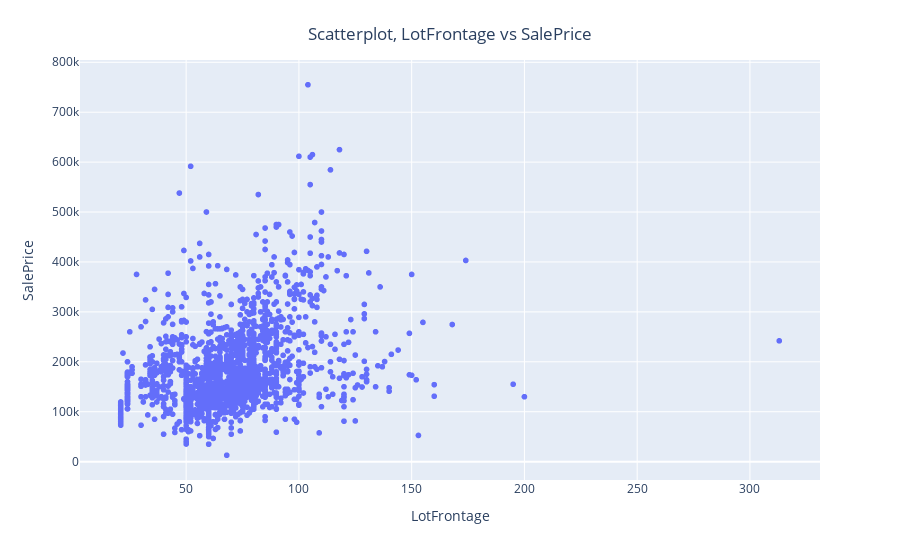
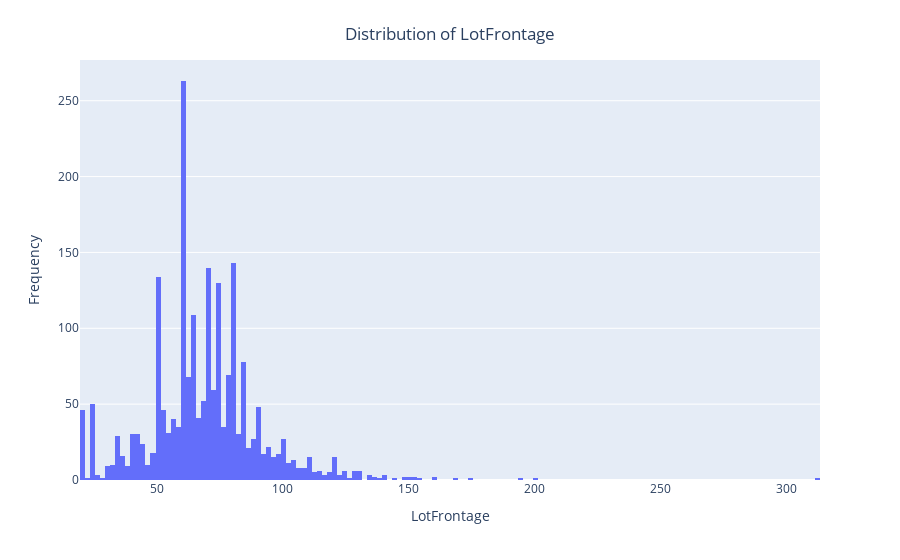
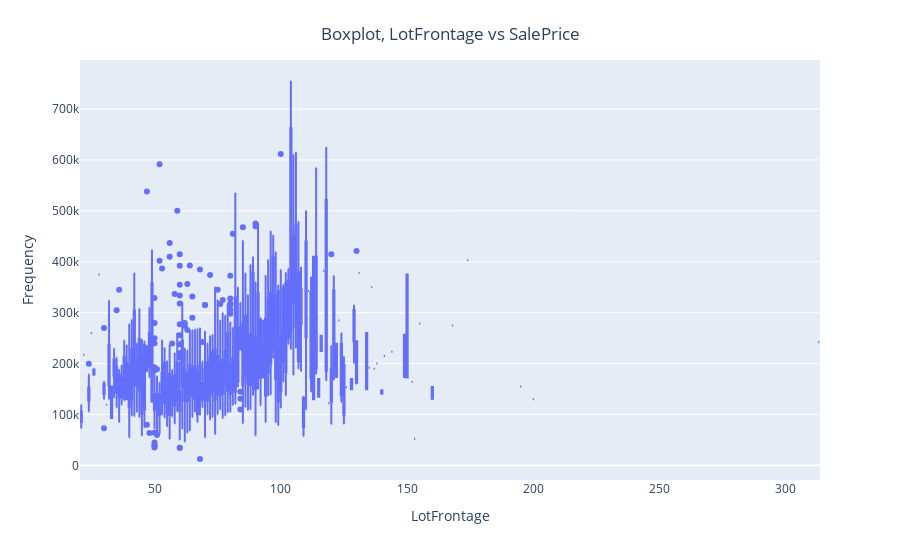
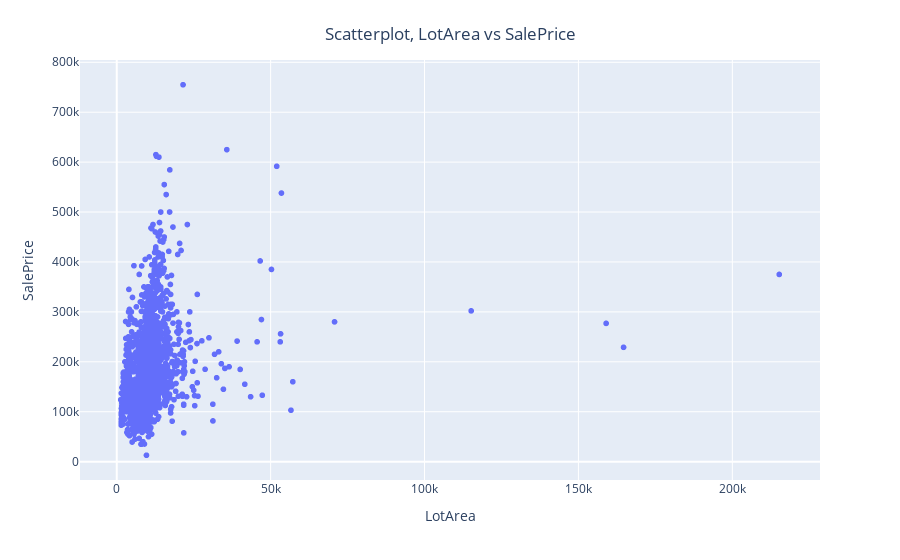

Notebook cell for these charts, in order:
### Code cell
EDA_plots(lot)

### Figure 1 — Plotly figure (JSON) as saved in the notebook; plotly's stock layout.template omitted (floating-point values rounded to 4 significant figures; data arrays with more than 128 entries replaced by an {"elided": "..."} marker saying what was removed)
{"data": [{"hovertemplate": "x=%{x}<br>y=%{y}<extra></extra>", "legendgroup": "", "marker": {"color": "#636efa", "symbol": "circle"}, "mode": "markers", "name": "", "showlegend": false, "type": "scattergl", "x": {"elided": "2580 int values"}, "xaxis": "x", "y": {"elided": "2580 int values"}, "yaxis": "y"}], "layout": {"legend": {"tracegroupgap": 0}, "margin": {"t": 60}, "title": {"text": "Scatterplot, LotFrontage vs SalePrice", "x": 0.5, "xanchor": "center", "y": 0.95, "yanchor": "top"}, "xaxis": {"anchor": "y", "domain": [0, 1], "title": {"text": "LotFrontage"}}, "yaxis": {"anchor": "x", "domain": [0, 1], "title": {"text": "SalePrice"}}}}

### Figure 2 — Plotly figure (JSON) as saved in the notebook; plotly's stock layout.template omitted (floating-point values rounded to 4 significant figures; data arrays with more than 128 entries replaced by an {"elided": "..."} marker saying what was removed)
{"data": [{"alignmentgroup": "True", "bingroup": "x", "hovertemplate": "x=%{x}<br>count=%{y}<extra></extra>", "legendgroup": "", "marker": {"color": "#636efa"}, "name": "", "offsetgroup": "", "orientation": "v", "showlegend": false, "type": "histogram", "x": {"elided": "2580 int values"}, "xaxis": "x", "yaxis": "y"}], "layout": {"barmode": "relative", "legend": {"tracegroupgap": 0}, "margin": {"t": 60}, "title": {"text": "Distribution of LotFrontage", "x": 0.5, "xanchor": "center", "y": 0.95, "yanchor": "top"}, "xaxis": {"anchor": "y", "domain": [0, 1], "title": {"text": "LotFrontage"}}, "yaxis": {"anchor": "x", "domain": [0, 1], "title": {"text": "Frequency"}}}}

### Figure 3 — Plotly figure (JSON) as saved in the notebook; plotly's stock layout.template omitted (floating-point values rounded to 4 significant figures; data arrays with more than 128 entries replaced by an {"elided": "..."} marker saying what was removed)
{"data": [{"alignmentgroup": "True", "hovertemplate": "x=%{x}<br>y=%{y}<extra></extra>", "legendgroup": "", "marker": {"color": "#636efa"}, "name": "", "notched": false, "offsetgroup": "", "orientation": "v", "showlegend": false, "type": "box", "x": {"elided": "2580 int values"}, "x0": " ", "xaxis": "x", "y": {"elided": "2580 int values"}, "y0": " ", "yaxis": "y"}], "layout": {"boxmode": "group", "legend": {"tracegroupgap": 0}, "margin": {"t": 60}, "title": {"text": "Boxplot, LotFrontage vs SalePrice", "x": 0.5, "xanchor": "center", "y": 0.95, "yanchor": "top"}, "xaxis": {"anchor": "y", "domain": [0, 1], "title": {"text": "LotFrontage"}}, "yaxis": {"anchor": "x", "domain": [0, 1], "title": {"text": "Frequency"}}}}

### Figure 4 — Plotly figure (JSON) as saved in the notebook; plotly's stock layout.template omitted (floating-point values rounded to 4 significant figures; data arrays with more than 128 entries replaced by an {"elided": "..."} marker saying what was removed)
{"data": [{"hovertemplate": "x=%{x}<br>y=%{y}<extra></extra>", "legendgroup": "", "marker": {"color": "#636efa", "symbol": "circle"}, "mode": "markers", "name": "", "showlegend": false, "type": "scattergl", "x": {"elided": "2580 int values"}, "xaxis": "x", "y": {"elided": "2580 int values"}, "yaxis": "y"}], "layout": {"legend": {"tracegroupgap": 0}, "margin": {"t": 60}, "title": {"text": "Scatterplot, LotArea vs SalePrice", "x": 0.5, "xanchor": "center", "y": 0.95, "yanchor": "top"}, "xaxis": {"anchor": "y", "domain": [0, 1], "title": {"text": "LotArea"}}, "yaxis": {"anchor": "x", "domain": [0, 1], "title": {"text": "SalePrice"}}}}
